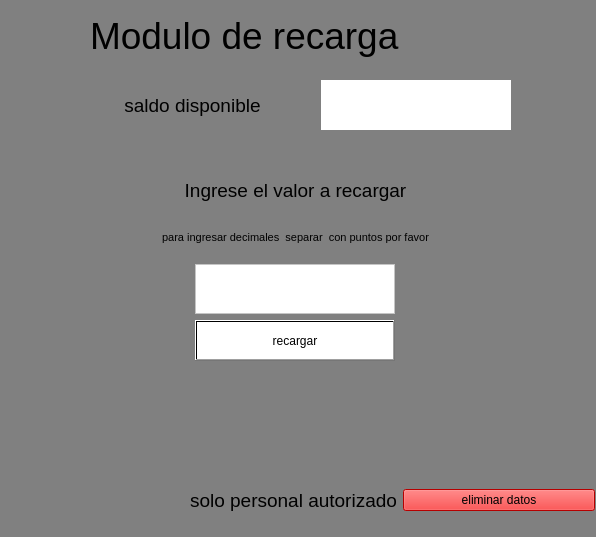
<?xml version="1.0" encoding="UTF-8"?>
<ui version="4.0">
 <class>Dialog</class>
 <widget class="QDialog" name="Dialog">
  <property name="geometry">
   <rect>
    <x>0</x>
    <y>0</y>
    <width>596</width>
    <height>537</height>
   </rect>
  </property>
  <property name="cursor">
   <cursorShape>OpenHandCursor</cursorShape>
  </property>
  <property name="mouseTracking">
   <bool>true</bool>
  </property>
  <property name="windowTitle">
   <string>recargas</string>
  </property>
  <property name="autoFillBackground">
   <bool>false</bool>
  </property>
  <property name="styleSheet">
   <string notr="true">background-color: gray;</string>
  </property>
  <widget class="QWidget" name="horizontalLayoutWidget">
   <property name="geometry">
    <rect>
     <x>70</x>
     <y>70</y>
     <width>441</width>
     <height>71</height>
    </rect>
   </property>
   <layout class="QHBoxLayout" name="horizontalLayout">
    <item>
     <widget class="QLabel" name="label_3">
      <property name="font">
       <font>
        <pointsize>14</pointsize>
       </font>
      </property>
      <property name="text">
       <string>saldo disponible</string>
      </property>
      <property name="alignment">
       <set>Qt::AlignCenter</set>
      </property>
     </widget>
    </item>
    <item>
     <widget class="QLabel" name="saldo">
      <property name="maximumSize">
       <size>
        <width>190</width>
        <height>50</height>
       </size>
      </property>
      <property name="font">
       <font>
        <family>C059 [UKWN]</family>
        <pointsize>11</pointsize>
        <weight>75</weight>
        <italic>true</italic>
        <bold>true</bold>
       </font>
      </property>
      <property name="styleSheet">
       <string notr="true">background-color: rgb(255, 255, 255);
border-color: rgb(0, 0, 0);</string>
      </property>
      <property name="text">
       <string/>
      </property>
      <property name="textFormat">
       <enum>Qt::PlainText</enum>
      </property>
      <property name="alignment">
       <set>Qt::AlignCenter</set>
      </property>
     </widget>
    </item>
   </layout>
  </widget>
  <widget class="QLabel" name="label_4">
   <property name="geometry">
    <rect>
     <x>90</x>
     <y>10</y>
     <width>371</width>
     <height>51</height>
    </rect>
   </property>
   <property name="font">
    <font>
     <pointsize>28</pointsize>
    </font>
   </property>
   <property name="styleSheet">
    <string notr="true">border-color: rgb(0, 0, 0);</string>
   </property>
   <property name="text">
    <string>Modulo de recarga</string>
   </property>
  </widget>
  <widget class="QWidget" name="verticalLayoutWidget_2">
   <property name="geometry">
    <rect>
     <x>80</x>
     <y>170</y>
     <width>431</width>
     <height>191</height>
    </rect>
   </property>
   <layout class="QVBoxLayout" name="verticalLayout_2">
    <item>
     <layout class="QHBoxLayout" name="horizontalLayout_2">
      <item>
       <widget class="QLabel" name="label_6">
        <property name="font">
         <font>
          <pointsize>14</pointsize>
         </font>
        </property>
        <property name="text">
         <string>Ingrese el valor a recargar</string>
        </property>
        <property name="alignment">
         <set>Qt::AlignCenter</set>
        </property>
       </widget>
      </item>
     </layout>
    </item>
    <item>
     <widget class="QLabel" name="label_7">
      <property name="font">
       <font>
        <pointsize>8</pointsize>
       </font>
      </property>
      <property name="text">
       <string>para ingresar decimales  separar  con puntos por favor</string>
      </property>
      <property name="alignment">
       <set>Qt::AlignCenter</set>
      </property>
     </widget>
    </item>
    <item>
     <layout class="QHBoxLayout" name="horizontalLayout_5">
      <item>
       <widget class="QTextEdit" name="entradaganancia">
        <property name="enabled">
         <bool>true</bool>
        </property>
        <property name="maximumSize">
         <size>
          <width>200</width>
          <height>50</height>
         </size>
        </property>
        <property name="layoutDirection">
         <enum>Qt::LeftToRight</enum>
        </property>
        <property name="styleSheet">
         <string notr="true">background-color: rgb(255, 255, 255);</string>
        </property>
       </widget>
      </item>
     </layout>
    </item>
    <item>
     <layout class="QHBoxLayout" name="horizontalLayout_3">
      <item>
       <widget class="QPushButton" name="botonganancia">
        <property name="maximumSize">
         <size>
          <width>200</width>
          <height>50</height>
         </size>
        </property>
        <property name="styleSheet">
         <string notr="true">QPushButton#botonganancia{

background-color: qlineargradient(spread:pad, x1:0, y1:0, x2:1, y2:1, stop:0 rgba(255, 255, 255, 255), stop:1 rgba(255, 255, 255, 255));
}

QPushButton#botonganancia:hover{

background-color:green;}


</string>
        </property>
        <property name="text">
         <string>recargar</string>
        </property>
       </widget>
      </item>
     </layout>
    </item>
   </layout>
  </widget>
  <widget class="QWidget" name="horizontalLayoutWidget_2">
   <property name="geometry">
    <rect>
     <x>190</x>
     <y>460</y>
     <width>405</width>
     <height>80</height>
    </rect>
   </property>
   <layout class="QHBoxLayout" name="horizontalLayout_4">
    <item>
     <widget class="QLabel" name="label_8">
      <property name="font">
       <font>
        <pointsize>14</pointsize>
       </font>
      </property>
      <property name="text">
       <string>solo personal autorizado</string>
      </property>
      <property name="alignment">
       <set>Qt::AlignCenter</set>
      </property>
     </widget>
    </item>
    <item>
     <widget class="QPushButton" name="eliminar">
      <property name="styleSheet">
       <string notr="true">background-color: rgb(255, 0, 0);</string>
      </property>
      <property name="text">
       <string>eliminar datos</string>
      </property>
     </widget>
    </item>
   </layout>
  </widget>
 </widget>
 <resources/>
 <connections/>
</ui>
